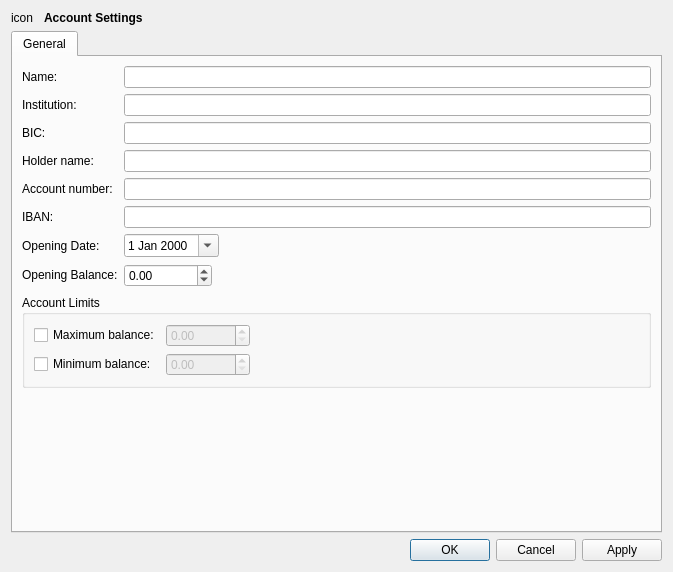
<?xml version="1.0" encoding="UTF-8"?>
<ui version="4.0">
 <author>Stefan Böhmann</author>
 <class>AccountSettingsDialog</class>
 <widget class="QDialog" name="AccountSettingsDialog">
  <property name="geometry">
   <rect>
    <x>0</x>
    <y>0</y>
    <width>673</width>
    <height>572</height>
   </rect>
  </property>
  <property name="windowTitle">
   <string/>
  </property>
  <layout class="QVBoxLayout" name="verticalLayout">
   <item>
    <layout class="QHBoxLayout" name="horizontalLayout_3">
     <item>
      <widget class="QLabel" name="iconLabel">
       <property name="text">
        <string>icon</string>
       </property>
      </widget>
     </item>
     <item>
      <widget class="QLabel" name="label_9">
       <property name="sizePolicy">
        <sizepolicy hsizetype="Expanding" vsizetype="Preferred">
         <horstretch>0</horstretch>
         <verstretch>0</verstretch>
        </sizepolicy>
       </property>
       <property name="font">
        <font>
         <weight>75</weight>
         <bold>true</bold>
        </font>
       </property>
       <property name="text">
        <string>Account Settings</string>
       </property>
       <property name="margin">
        <number>3</number>
       </property>
       <property name="indent">
        <number>5</number>
       </property>
      </widget>
     </item>
    </layout>
   </item>
   <item>
    <widget class="KTabWidget" name="tabWidget">
     <property name="currentIndex">
      <number>0</number>
     </property>
     <widget class="QWidget" name="tab">
      <attribute name="title">
       <string>General</string>
      </attribute>
      <layout class="QVBoxLayout" name="verticalLayout_2">
       <item>
        <layout class="QFormLayout" name="formLayout">
         <item row="0" column="0">
          <widget class="QLabel" name="label">
           <property name="text">
            <string>Name:</string>
           </property>
           <property name="buddy">
            <cstring>name</cstring>
           </property>
          </widget>
         </item>
         <item row="0" column="1">
          <widget class="KLineEdit" name="name"/>
         </item>
         <item row="1" column="0">
          <widget class="QLabel" name="label_8">
           <property name="text">
            <string>Institution:</string>
           </property>
           <property name="buddy">
            <cstring>institution</cstring>
           </property>
          </widget>
         </item>
         <item row="3" column="0">
          <widget class="QLabel" name="label_6">
           <property name="text">
            <string>Holder name:</string>
           </property>
           <property name="buddy">
            <cstring>owner</cstring>
           </property>
          </widget>
         </item>
         <item row="3" column="1">
          <widget class="KLineEdit" name="owner">
           <property name="sizePolicy">
            <sizepolicy hsizetype="Expanding" vsizetype="Fixed">
             <horstretch>5</horstretch>
             <verstretch>0</verstretch>
            </sizepolicy>
           </property>
          </widget>
         </item>
         <item row="4" column="0">
          <widget class="QLabel" name="label_2">
           <property name="text">
            <string>Account number:</string>
           </property>
           <property name="alignment">
            <set>Qt::AlignLeading|Qt::AlignLeft|Qt::AlignVCenter</set>
           </property>
           <property name="buddy">
            <cstring>accountNumber</cstring>
           </property>
          </widget>
         </item>
         <item row="4" column="1">
          <widget class="KLineEdit" name="accountNumber">
           <property name="sizePolicy">
            <sizepolicy hsizetype="Expanding" vsizetype="Fixed">
             <horstretch>5</horstretch>
             <verstretch>0</verstretch>
            </sizepolicy>
           </property>
          </widget>
         </item>
         <item row="5" column="0">
          <widget class="QLabel" name="label_3">
           <property name="text">
            <string>IBAN:</string>
           </property>
           <property name="alignment">
            <set>Qt::AlignLeading|Qt::AlignLeft|Qt::AlignVCenter</set>
           </property>
           <property name="buddy">
            <cstring>iban</cstring>
           </property>
          </widget>
         </item>
         <item row="5" column="1">
          <widget class="KLineEdit" name="iban">
           <property name="sizePolicy">
            <sizepolicy hsizetype="Expanding" vsizetype="Fixed">
             <horstretch>5</horstretch>
             <verstretch>0</verstretch>
            </sizepolicy>
           </property>
           <property name="statusTip">
            <string>The International Bank Account Number (IBAN) is an international standard for identifying bank accounts across national borders.</string>
           </property>
          </widget>
         </item>
         <item row="6" column="0">
          <widget class="QLabel" name="label_4">
           <property name="text">
            <string>Opening Date:</string>
           </property>
           <property name="alignment">
            <set>Qt::AlignLeading|Qt::AlignLeft|Qt::AlignVCenter</set>
           </property>
           <property name="buddy">
            <cstring>openingDate</cstring>
           </property>
          </widget>
         </item>
         <item row="6" column="1">
          <layout class="QHBoxLayout" name="horizontalLayout">
           <item>
            <widget class="QDateEdit" name="openingDate">
             <property name="calendarPopup">
              <bool>true</bool>
             </property>
            </widget>
           </item>
           <item>
            <spacer name="horizontalSpacer_2">
             <property name="orientation">
              <enum>Qt::Horizontal</enum>
             </property>
             <property name="sizeHint" stdset="0">
              <size>
               <width>134</width>
               <height>18</height>
              </size>
             </property>
            </spacer>
           </item>
          </layout>
         </item>
         <item row="7" column="0">
          <widget class="QLabel" name="label_5">
           <property name="text">
            <string>Opening Balance:</string>
           </property>
           <property name="alignment">
            <set>Qt::AlignLeading|Qt::AlignLeft|Qt::AlignVCenter</set>
           </property>
           <property name="buddy">
            <cstring>openingBalance</cstring>
           </property>
          </widget>
         </item>
         <item row="7" column="1">
          <layout class="QHBoxLayout" name="horizontalLayout_2">
           <item>
            <widget class="QDoubleSpinBox" name="openingBalance">
             <property name="minimum">
              <double>-99999999.000000000000000</double>
             </property>
             <property name="maximum">
              <double>99999999.989999994635582</double>
             </property>
            </widget>
           </item>
           <item>
            <spacer name="horizontalSpacer_3">
             <property name="orientation">
              <enum>Qt::Horizontal</enum>
             </property>
             <property name="sizeHint" stdset="0">
              <size>
               <width>129</width>
               <height>26</height>
              </size>
             </property>
            </spacer>
           </item>
          </layout>
         </item>
         <item row="1" column="1">
          <widget class="KLineEdit" name="institution"/>
         </item>
         <item row="2" column="0">
          <widget class="QLabel" name="label_10">
           <property name="text">
            <string>BIC:</string>
           </property>
           <property name="buddy">
            <cstring>institution</cstring>
           </property>
          </widget>
         </item>
         <item row="2" column="1">
          <widget class="KLineEdit" name="bic"/>
         </item>
        </layout>
       </item>
       <item>
        <widget class="QGroupBox" name="groupBox_6">
         <property name="title">
          <string>Account Limits</string>
         </property>
         <layout class="QGridLayout" name="gridLayout">
          <item row="0" column="0">
           <widget class="QCheckBox" name="useInLimit">
            <property name="text">
             <string>Maximum balance:</string>
            </property>
           </widget>
          </item>
          <item row="0" column="1">
           <widget class="QDoubleSpinBox" name="inLimit">
            <property name="enabled">
             <bool>false</bool>
            </property>
            <property name="prefix">
             <string/>
            </property>
            <property name="maximum">
             <double>99999999.989999994635582</double>
            </property>
           </widget>
          </item>
          <item row="0" column="2">
           <spacer name="horizontalSpacer_4">
            <property name="orientation">
             <enum>Qt::Horizontal</enum>
            </property>
            <property name="sizeHint" stdset="0">
             <size>
              <width>40</width>
              <height>20</height>
             </size>
            </property>
           </spacer>
          </item>
          <item row="1" column="0">
           <widget class="QCheckBox" name="useOutLimit">
            <property name="text">
             <string>Minimum balance:</string>
            </property>
           </widget>
          </item>
          <item row="1" column="1">
           <widget class="QDoubleSpinBox" name="outLimit">
            <property name="enabled">
             <bool>false</bool>
            </property>
            <property name="maximum">
             <double>99999999.989999994635582</double>
            </property>
           </widget>
          </item>
          <item row="1" column="2">
           <spacer name="horizontalSpacer">
            <property name="orientation">
             <enum>Qt::Horizontal</enum>
            </property>
            <property name="sizeHint" stdset="0">
             <size>
              <width>40</width>
              <height>20</height>
             </size>
            </property>
           </spacer>
          </item>
         </layout>
        </widget>
       </item>
       <item>
        <spacer name="verticalSpacer">
         <property name="orientation">
          <enum>Qt::Vertical</enum>
         </property>
         <property name="sizeHint" stdset="0">
          <size>
           <width>20</width>
           <height>40</height>
          </size>
         </property>
        </spacer>
       </item>
      </layout>
     </widget>
    </widget>
   </item>
   <item>
    <widget class="QDialogButtonBox" name="buttonBox">
     <property name="standardButtons">
      <set>QDialogButtonBox::Apply|QDialogButtonBox::Cancel|QDialogButtonBox::Ok</set>
     </property>
    </widget>
   </item>
  </layout>
 </widget>
 <customwidgets>
  <customwidget>
   <class>KLineEdit</class>
   <extends>QLineEdit</extends>
   <header>klineedit.h</header>
  </customwidget>
  <customwidget>
   <class>KTabWidget</class>
   <extends>QTabWidget</extends>
   <header>ktabwidget.h</header>
   <container>1</container>
  </customwidget>
 </customwidgets>
 <tabstops>
  <tabstop>tabWidget</tabstop>
  <tabstop>name</tabstop>
  <tabstop>institution</tabstop>
  <tabstop>owner</tabstop>
  <tabstop>accountNumber</tabstop>
  <tabstop>iban</tabstop>
  <tabstop>openingDate</tabstop>
  <tabstop>openingBalance</tabstop>
  <tabstop>useInLimit</tabstop>
  <tabstop>inLimit</tabstop>
  <tabstop>useOutLimit</tabstop>
  <tabstop>outLimit</tabstop>
  <tabstop>buttonBox</tabstop>
 </tabstops>
 <resources/>
 <connections>
  <connection>
   <sender>useInLimit</sender>
   <signal>clicked(bool)</signal>
   <receiver>inLimit</receiver>
   <slot>setEnabled(bool)</slot>
   <hints>
    <hint type="sourcelabel">
     <x>140</x>
     <y>301</y>
    </hint>
    <hint type="destinationlabel">
     <x>231</x>
     <y>303</y>
    </hint>
   </hints>
  </connection>
  <connection>
   <sender>useOutLimit</sender>
   <signal>clicked(bool)</signal>
   <receiver>outLimit</receiver>
   <slot>setEnabled(bool)</slot>
   <hints>
    <hint type="sourcelabel">
     <x>140</x>
     <y>327</y>
    </hint>
    <hint type="destinationlabel">
     <x>231</x>
     <y>329</y>
    </hint>
   </hints>
  </connection>
 </connections>
</ui>
